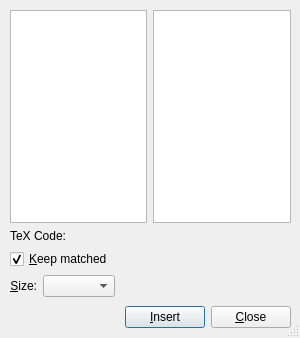
<ui version="4.0" >
 <class>DelimiterUi</class>
 <widget class="QDialog" name="DelimiterUi" >
  <property name="geometry" >
   <rect>
    <x>0</x>
    <y>0</y>
    <width>300</width>
    <height>338</height>
   </rect>
  </property>
  <property name="sizePolicy" >
   <sizepolicy>
    <hsizetype>5</hsizetype>
    <vsizetype>5</vsizetype>
    <horstretch>0</horstretch>
    <verstretch>0</verstretch>
   </sizepolicy>
  </property>
  <property name="minimumSize" >
   <size>
    <width>300</width>
    <height>330</height>
   </size>
  </property>
  <property name="maximumSize" >
   <size>
    <width>16777215</width>
    <height>16777215</height>
   </size>
  </property>
  <property name="windowTitle" >
   <string/>
  </property>
  <property name="sizeGripEnabled" >
   <bool>true</bool>
  </property>
  <widget class="QWidget" name="layoutWidget" >
   <property name="geometry" >
    <rect>
     <x>10</x>
     <y>10</y>
     <width>281</width>
     <height>321</height>
    </rect>
   </property>
   <layout class="QGridLayout" >
    <property name="margin" >
     <number>0</number>
    </property>
    <property name="spacing" >
     <number>6</number>
    </property>
    <item row="4" column="0" >
     <layout class="QHBoxLayout" >
      <property name="margin" >
       <number>0</number>
      </property>
      <property name="spacing" >
       <number>6</number>
      </property>
      <item>
       <spacer>
        <property name="orientation" >
         <enum>Qt::Horizontal</enum>
        </property>
        <property name="sizeType" >
         <enum>QSizePolicy::Expanding</enum>
        </property>
        <property name="sizeHint" >
         <size>
          <width>50</width>
          <height>28</height>
         </size>
        </property>
       </spacer>
      </item>
      <item>
       <widget class="QPushButton" name="insertPB" >
        <property name="sizePolicy" >
         <sizepolicy>
          <hsizetype>5</hsizetype>
          <vsizetype>0</vsizetype>
          <horstretch>0</horstretch>
          <verstretch>0</verstretch>
         </sizepolicy>
        </property>
        <property name="toolTip" >
         <string>Insert the delimiters</string>
        </property>
        <property name="text" >
         <string>&amp;Insert</string>
        </property>
       </widget>
      </item>
      <item>
       <widget class="QPushButton" name="closePB" >
        <property name="sizePolicy" >
         <sizepolicy>
          <hsizetype>5</hsizetype>
          <vsizetype>0</vsizetype>
          <horstretch>0</horstretch>
          <verstretch>0</verstretch>
         </sizepolicy>
        </property>
        <property name="text" >
         <string>&amp;Close</string>
        </property>
       </widget>
      </item>
     </layout>
    </item>
    <item row="3" column="0" >
     <layout class="QHBoxLayout" >
      <property name="margin" >
       <number>0</number>
      </property>
      <property name="spacing" >
       <number>6</number>
      </property>
      <item>
       <widget class="QLabel" name="label" >
        <property name="sizePolicy" >
         <sizepolicy>
          <hsizetype>5</hsizetype>
          <vsizetype>0</vsizetype>
          <horstretch>0</horstretch>
          <verstretch>0</verstretch>
         </sizepolicy>
        </property>
        <property name="text" >
         <string>&amp;Size:</string>
        </property>
        <property name="alignment" >
         <set>Qt::AlignRight|Qt::AlignTrailing|Qt::AlignVCenter</set>
        </property>
        <property name="buddy" >
         <cstring>sizeCO</cstring>
        </property>
       </widget>
      </item>
      <item>
       <widget class="QComboBox" name="sizeCO" >
        <property name="sizePolicy" >
         <sizepolicy>
          <hsizetype>5</hsizetype>
          <vsizetype>0</vsizetype>
          <horstretch>0</horstretch>
          <verstretch>0</verstretch>
         </sizepolicy>
        </property>
       </widget>
      </item>
      <item>
       <spacer>
        <property name="orientation" >
         <enum>Qt::Horizontal</enum>
        </property>
        <property name="sizeHint" >
         <size>
          <width>40</width>
          <height>20</height>
         </size>
        </property>
       </spacer>
      </item>
     </layout>
    </item>
    <item row="1" column="0" >
     <widget class="QLabel" name="texCodeL" >
      <property name="sizePolicy" >
       <sizepolicy>
        <hsizetype>3</hsizetype>
        <vsizetype>0</vsizetype>
        <horstretch>0</horstretch>
        <verstretch>0</verstretch>
       </sizepolicy>
      </property>
      <property name="text" >
       <string>TeX Code: </string>
      </property>
      <property name="textFormat" >
       <enum>Qt::AutoText</enum>
      </property>
      <property name="alignment" >
       <set>Qt::AlignLeading|Qt::AlignLeft|Qt::AlignVCenter</set>
      </property>
      <property name="wordWrap" >
       <bool>false</bool>
      </property>
     </widget>
    </item>
    <item row="0" column="0" >
     <layout class="QHBoxLayout" >
      <property name="margin" >
       <number>0</number>
      </property>
      <property name="spacing" >
       <number>6</number>
      </property>
      <item>
       <widget class="QListWidget" name="leftLW" >
        <property name="sizePolicy" >
         <sizepolicy>
          <hsizetype>5</hsizetype>
          <vsizetype>5</vsizetype>
          <horstretch>0</horstretch>
          <verstretch>0</verstretch>
         </sizepolicy>
        </property>
        <property name="minimumSize" >
         <size>
          <width>60</width>
          <height>0</height>
         </size>
        </property>
        <property name="maximumSize" >
         <size>
          <width>16777215</width>
          <height>16777215</height>
         </size>
        </property>
        <property name="iconSize" >
         <size>
          <width>16</width>
          <height>16</height>
         </size>
        </property>
        <property name="resizeMode" >
         <enum>QListView::Adjust</enum>
        </property>
        <property name="spacing" >
         <number>0</number>
        </property>
        <property name="currentRow" >
         <number>-1</number>
        </property>
       </widget>
      </item>
      <item>
       <widget class="QListWidget" name="rightLW" >
        <property name="sizePolicy" >
         <sizepolicy>
          <hsizetype>5</hsizetype>
          <vsizetype>5</vsizetype>
          <horstretch>0</horstretch>
          <verstretch>0</verstretch>
         </sizepolicy>
        </property>
        <property name="minimumSize" >
         <size>
          <width>60</width>
          <height>0</height>
         </size>
        </property>
        <property name="maximumSize" >
         <size>
          <width>16777215</width>
          <height>16777215</height>
         </size>
        </property>
        <property name="iconSize" >
         <size>
          <width>16</width>
          <height>16</height>
         </size>
        </property>
        <property name="resizeMode" >
         <enum>QListView::Adjust</enum>
        </property>
        <property name="spacing" >
         <number>0</number>
        </property>
       </widget>
      </item>
     </layout>
    </item>
    <item row="2" column="0" >
     <widget class="QCheckBox" name="matchCB" >
      <property name="sizePolicy" >
       <sizepolicy>
        <hsizetype>3</hsizetype>
        <vsizetype>0</vsizetype>
        <horstretch>0</horstretch>
        <verstretch>0</verstretch>
       </sizepolicy>
      </property>
      <property name="toolTip" >
       <string>Match delimiter types</string>
      </property>
      <property name="text" >
       <string>&amp;Keep matched</string>
      </property>
      <property name="checked" >
       <bool>true</bool>
      </property>
     </widget>
    </item>
   </layout>
  </widget>
 </widget>
 <layoutdefault spacing="6" margin="9" />
 <tabstops>
  <tabstop>matchCB</tabstop>
  <tabstop>sizeCO</tabstop>
  <tabstop>insertPB</tabstop>
  <tabstop>closePB</tabstop>
 </tabstops>
 <includes>
  <include location="local" >qt_helpers.h</include>
 </includes>
 <resources/>
 <connections/>
</ui>
